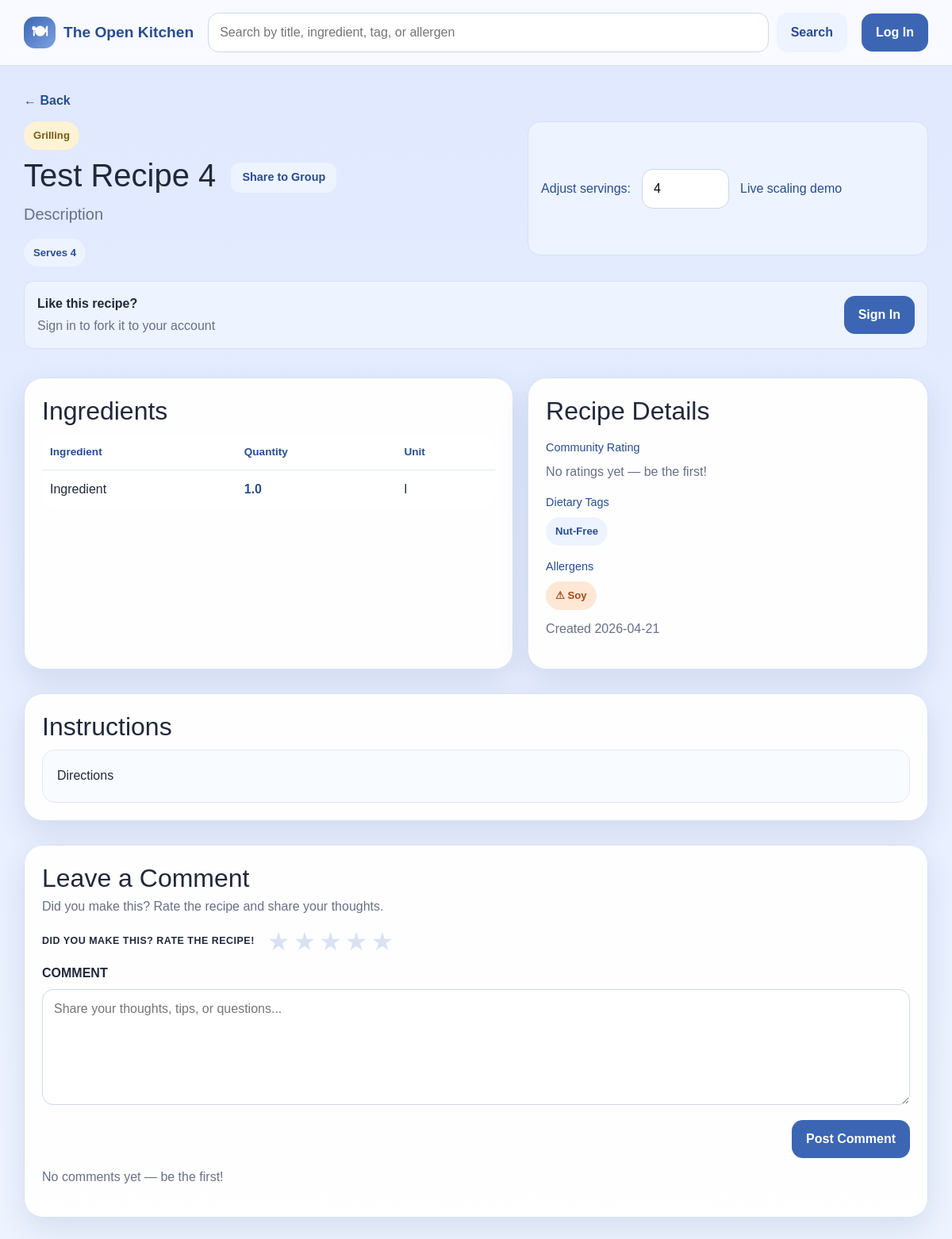
/recipe/10, run on an earlier commit of the app's database.
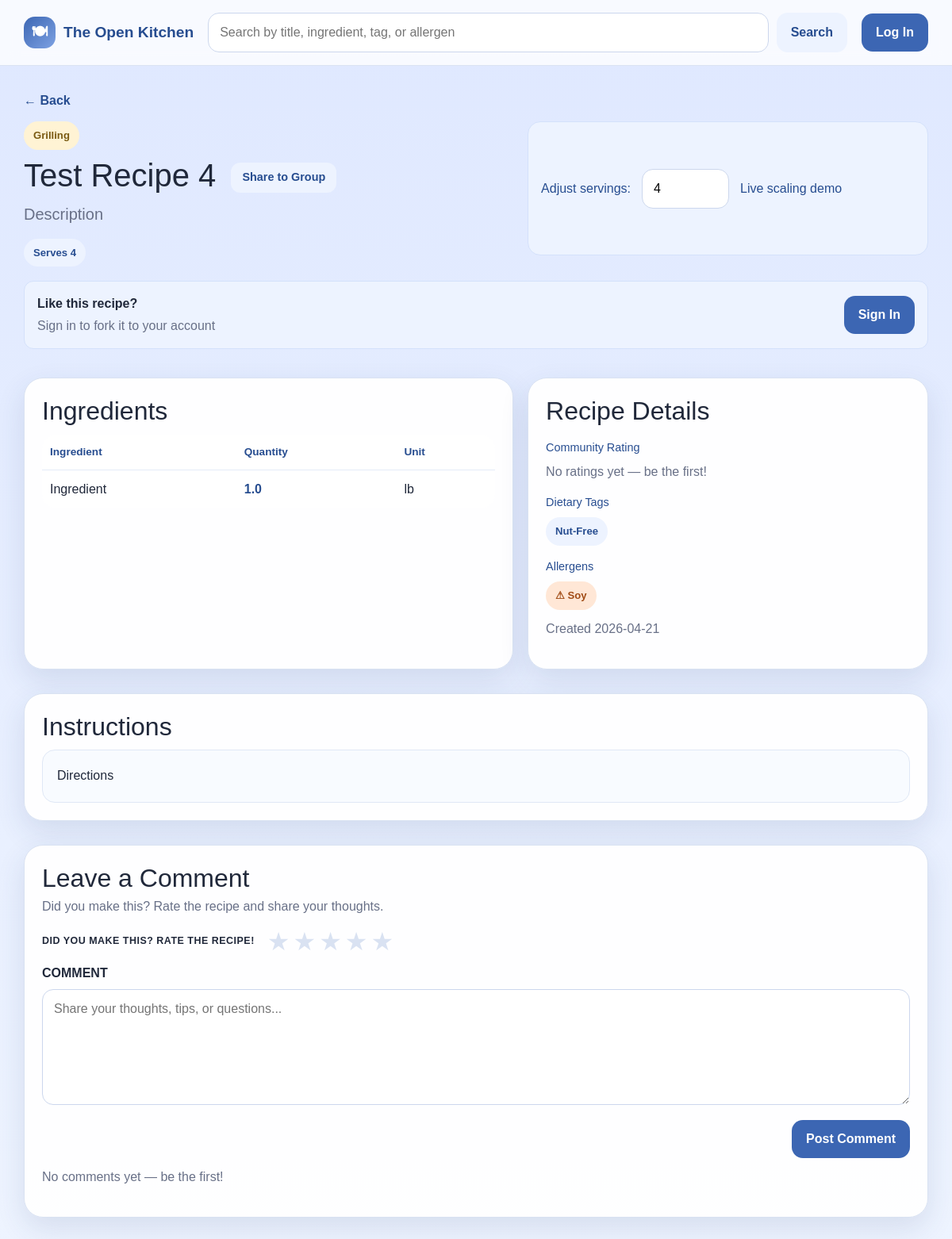
And on a later commit of the database.
### app/models.py (models this page shows, shortened)
class RecipeCategory(db.Model):
    __tablename__ = 'recipe_categories'
    id = db.Column(db.Integer, primary_key=True)
    recipeID = db.Column(db.Integer, db.ForeignKey('recipes.id'), nullable=False)
    categoryID = db.Column(db.Integer, db.ForeignKey('categories.id'), nullable=False)
    category = db.relationship('Category', backref='recipe_categories')

class Category(db.Model):
    __tablename__ = 'categories'
    id = db.Column(db.Integer, primary_key=True)
    name = db.Column(db.String(32), unique=True, nullable=False)

class Recipe(db.Model):
    __tablename__ = 'recipes'
    id = db.Column(db.Integer, primary_key=True)
    authorID = db.Column(db.Integer, db.ForeignKey('users.id'), nullable=False)
    title = db.Column(db.String(150), nullable=False)
    description = db.Column(db.Text, nullable=True)
    instructions = db.Column(db.Text, nullable=False)
    forkedFrom = db.Column(db.Integer, db.ForeignKey('recipes.id'), nullable=True)
    baseServings = db.Column(db.Integer, nullable=False)
    prepTime = db.Column(db.Integer, nullable=True)
    cookTime = db.Column(db.Integer, nullable=True)
    dateCreated = db.Column(db.DateTime, nullable=False, default=datetime.now)
    ingredients = db.relationship('Ingredient', backref='recipe', lazy=True, cascade='all, delete-orphan')
    categories = db.relationship('RecipeCategory', backref='recipe', lazy=True, cascade='all, delete-orphan')
    dietary_tags = db.relationship('RecipeDietaryTag', backref='recipe', lazy=True, cascade='all, delete-orphan')
    allergens = db.relationship('RecipeAllergen', backref='recipe', lazy=True, cascade='all, delete-orphan')

class Ingredient(db.Model):
    __tablename__ = 'ingredients'
    id = db.Column(db.Integer, primary_key=True)
    recipeID = db.Column(db.Integer, db.ForeignKey('recipes.id'), nullable=False)
    unitID = db.Column(db.Integer, db.ForeignKey('measurement_units.id'), nullable=False)
    name = db.Column(db.String(32), nullable=False)
    quantity = db.Column(db.Float, nullable=False)

class MeasurementUnit(db.Model):
    __tablename__ = 'measurement_units'
    id = db.Column(db.Integer, primary_key=True)
    name = db.Column(db.String(32), unique=True, nullable=False)
    abbreviation = db.Column(db.String(32), unique=True, nullable=False)
    system = db.Column(db.String(32), nullable=False)
    isActive = db.Column(db.Boolean, default=True)
    ingredients = db.relationship('Ingredient', backref='unit', lazy=True)

class RecipeDietaryTag(db.Model):
    __tablename__ = 'recipe_dietary_tags'
    id = db.Column(db.Integer, primary_key=True)
    recipeID = db.Column(db.Integer, db.ForeignKey('recipes.id'), nullable=False)
    dietaryTagID = db.Column(db.Integer, db.ForeignKey('dietary_tags.id'), nullable=False)
    dietaryTag = db.relationship('DietaryTag', backref='recipe_dietary_tags')

class DietaryTag(db.Model):
    __tablename__ = 'dietary_tags'
    id = db.Column(db.Integer, primary_key=True)
    name = db.Column(db.String(32), unique=True, nullable=False)

class RecipeAllergen(db.Model):
    __tablename__ = 'recipe_allergens'
    id = db.Column(db.Integer, primary_key=True)
    recipeID = db.Column(db.Integer, db.ForeignKey('recipes.id'), nullable=False)
    allergenID = db.Column(db.Integer, db.ForeignKey('allergens.id'), nullable=False)
    allergen = db.relationship('Allergen', backref='recipe_allergens')

class Allergen(db.Model):
    __tablename__ = 'allergens'
    id = db.Column(db.Integer, primary_key=True)
    name = db.Column(db.String(32), unique=True, nullable=False)

### app/routes.py (the view)
@app.route('/recipe/<int:recipe_id>')
def view_recipe(recipe_id):
    uid = current_user_id()
    user = get_current_user()
    recipe = Recipe.query.get_or_404(recipe_id)
    ingredients = Ingredient.query.filter_by(recipeID=recipe_id).all()
    categories = RecipeCategory.query.filter_by(recipeID=recipe_id).all()
    dietary_tags = RecipeDietaryTag.query.filter_by(recipeID=recipe_id).all()
    allergens = RecipeAllergen.query.filter_by(recipeID=recipe_id).all()
    avg_rating, rating_count = _get_avg_rating(recipe_id)
    user_rating = Rating.query.filter_by(recipeID=recipe_id, userID=uid).first() if uid else None
    is_saved = False
    if uid:
        is_saved = SavedRecipe.query.filter_by(userID=uid, recipeID=recipe_id).first() is not None
    sort = request.args.get('sort', 'newest')
    order = Comment.dateCreated.asc() if sort == 'oldest' else Comment.dateCreated.desc()
    comments = Comment.query.filter_by(recipeID=recipe_id).order_by(order).all()
    for c in comments:
        c.author_name = _comment_author(c)
    notifications = _get_notifications()
    has_unread = any(not n.isRead for n in notifications)
    toast_notif = None
    toast_id = session.pop('toast_notification_id', None)
    if toast_id:
        toast_notif = Notification.query.get(toast_id)
    memberships = GroupMember.query.filter_by(userID=uid).all() if uid else []
    return render_template(
        'view_recipe.html',
        recipe=recipe,
        current_user=user,
        ingredients=ingredients,
        categories=categories,
        dietary_tags=dietary_tags,
        allergens=allergens,
        avg_rating=avg_rating,
        rating_count=rating_count,
        user_rating=user_rating,
        is_saved=is_saved,
        comments=comments,
        sort=sort,
        notifications=notifications,
        has_unread=has_unread,
        toast_notif=toast_notif,
        memberships=memberships,
    )

### app/routes.py (called while the page is built)
def get_current_user():
    if 'user_id' in session:
        return User.query.get(session['user_id'])
    return None

def current_user_id():
    return session.get('user_id')

def _get_avg_rating(recipe_id):
    result = db.session.query(func.avg(Rating.stars), func.count(Rating.id)).filter_by(recipeID=recipe_id).one()
    avg = round(result[0], 1) if result[0] else None
    count = result[1]
    return avg, count

def _get_notifications():
    uid = current_user_id()
    if uid is None:
        return []
    return Notification.query.filter_by(userID=uid).order_by(Notification.dateCreated.desc()).all()

### app/templates/view_recipe.html (shortened to what this page needs)
{% extends "base.html" %}
{% block content %}
<a href="javascript:void(0)" onclick="goBack()" class="back-link">← Back</a>
<section class="recipe-view-shell">
    <div class="recipe-hero">
        <div>
            <div class="pill-row push-bottom-small">
                {% for rc in categories %}
                <span class="mini-pill">{{ rc.category.name }}</span>
                {% endfor %}
            </div>
            <h1>
                {{ recipe.title }}
                <button type="button" class="btn btn-secondary btn-sm ms-2"
                        data-bs-toggle="modal" data-bs-target="#shareToGroupModal">
                    Share to Group
                </button>
            </h1>
            <p class="lead">{{ recipe.description or 'A saved Open Kitchen recipe.' }}</p>
            <div class="pill-row push-top-small">
                <span class="pill">Serves {{ recipe.baseServings }}</span>
            </div>
        </div>
        <div class="scale-preview-box compact-view">
            <label for="adjustServings">Adjust servings:</label>
            <input type="number" id="adjustServings" min="1" value="{{ recipe.baseServings }}" oninput="scaleIngredients(this.value)">
            <span>Live scaling demo</span>
        </div>
    </div>
    {% if current_user and current_user.id != recipe.authorID %}
    <div style="margin-bottom: 18px; padding: 16px; background: #edf3ff; border: 1px solid #d4e1fb; border-radius: var(--radius-sm); display: flex; align-items: center; justify-content: space-between; gap: 16px;">
        <div>
            <p style="margin: 0; color: var(--text); font-weight: 600;">Like this recipe?</p>
            <p class="muted-small" style="margin: 4px 0 0 0;">Fork it to your account and customize it, or save it to your profile</p>
        </div>
        <div style="display: flex; gap: 10px;">
            <form method="POST" action="{{ url_for('fork_recipe', recipe_id=recipe.id) }}" style="margin: 0;">
                <button type="submit" class="btn btn-primary">Fork Recipe</button>
            </form>
            <form method="POST" action="{{ url_for('save_recipe', recipe_id=recipe.id) }}" style="margin: 0;">
                <button type="submit" class="btn {% if is_saved %}btn-secondary{% else %}btn-light{% endif %}" style="{% if is_saved %}background: #d4ffd4; color: #166b16; border: 1px solid #b1f1b1;{% endif %}">
                    {% if is_saved %}Saved{% else %}Save{% endif %}
                </button>
            </form>
        </div>
    </div>
    {% elif not current_user %}
    <div style="margin-bottom: 18px; padding: 16px; background: #edf3ff; border: 1px solid #d4e1fb; border-radius: var(--radius-sm); display: flex; align-items: center; justify-content: space-between; gap: 16px;">
        <div>
            <p style="margin: 0; color: var(--text); font-weight: 600;">Like this recipe?</p>
            <p class="muted-small" style="margin: 4px 0 0 0;">Sign in to fork it to your account</p>
        </div>
        <a href="{{ url_for('login') }}" class="btn btn-primary">Sign In</a>
    </div>
    {% endif %}
    <div class="content-grid">
        <article class="panel-card" id="ingredients-section">
            <h2>Ingredients</h2>
            <table class="ingredient-table view-mode">
                <thead>
                    <tr>
                        <th>Ingredient</th>
                        <th>Quantity</th>
                        <th>Unit</th>
                    </tr>
                </thead>
                <tbody>
                    {% for ing in ingredients %}
                    <tr>
                        <td>{{ ing.name }}</td>
                        <td><span class="scaled-qty" data-base="{{ ing.quantity }}">{{ ing.quantity }}</span></td>
                        <td>{{ ing.unit.abbreviation }}</td>
                    </tr>
                    {% endfor %}
                </tbody>
            </table>
        </article>
        <article class="panel-card">
            <h2>Recipe Details</h2>
            <h3 class="tiny-heading">Community Rating</h3>
            <div class="avg-rating-display">
                {% if avg_rating %}
                    <div class="star-display" aria-label="{{ avg_rating }} out of 5 stars">
                        {% for i in range(1, 6) %}
                            {% if i <= avg_rating|round(0, 'floor')|int %}
                                <span class="star filled">★</span>
                            {% elif i - 0.5 <= avg_rating %}
                                <span class="star half">★</span>
                            {% else %}
                                <span class="star empty">★</span>
                            {% endif %}
                        {% endfor %}
                    </div>
                    <span class="avg-score">{{ avg_rating }}<span class="muted-small"> / 5 ({{ rating_count }} rating{{ 's' if rating_count != 1 }})</span></span>
                {% else %}
                    <span class="muted-small">No ratings yet — be the first!</span>
                {% endif %}
            </div>
            {% if dietary_tags %}
            <h3 class="tiny-heading">Dietary Tags</h3>
            <div class="pill-row push-bottom-small">
                {% for dt in dietary_tags %}
                <span class="pill">{{ dt.dietaryTag.name }}</span>
                {% endfor %}
            </div>
            {% endif %}
            {% if allergens %}
            <h3 class="tiny-heading">Allergens</h3>
            <div class="pill-row">
                {% for ra in allergens %}
                <span class="pill allergen-pill">⚠ {{ ra.allergen.name }}</span>
                {% endfor %}
            </div>
            {% endif %}
            <p class="muted-small push-top">Created {{ recipe.dateCreated.strftime('%Y-%m-%d') }}</p>
        </article>
    </div>
    <article class="panel-card push-top" id="instructions-section">
        <h2>Instructions</h2>
        <div class="instructions-box">{{ recipe.instructions }}</div>
    </article>
    <article class="panel-card push-top" id="comments-section">
        <div class="leave-comment-wrap">
            <h2>Leave a Comment</h2>
            <p class="muted-small">Did you make this? Rate the recipe and share your thoughts.</p>
            <form method="POST" action="{{ url_for('post_comment', recipe_id=recipe.id) }}">
                <div class="leave-comment-rating-row">
                    <span class="leave-comment-rate-label">DID YOU MAKE THIS? RATE THE RECIPE!</span>
                    <div class="star-picker" id="starPicker">
                        {% for i in range(1, 6) %}
                        <label class="star-label" title="{{ i }} star{{ 's' if i != 1 }}">
                            <span class="star-icon {% if user_rating and i <= user_rating.stars %}active{% endif %}">★</span>
                        </label>
                        {% endfor %}
                    </div>
                </div>
                <div class="field-block push-top">
                    <label for="commentText">COMMENT</label>
                    <textarea id="commentText" name="content" rows="5" placeholder="Share your thoughts, tips, or questions..."></textarea>
                </div>
                <div class="comment-form-actions push-top">
                    <button type="submit" class="btn btn-primary">Post Comment</button>
                </div>
            </form>
        </div>
        {% if comments %}
        <div class="comments-divider"></div>
        <div class="comments-header">
            <h3>{{ comments|length }} Comment{{ 's' if comments|length != 1 }}</h3>
            <div class="sort-control">
                <label for="sortComments">Sort:</label>
                <select id="sortComments" onchange="window.location = '?sort=' + this.value + '#comments-section'">
                    <option value="newest" {% if sort == 'newest' %}selected{% endif %}>Newest First</option>
                    <option value="oldest" {% if sort == 'oldest' %}selected{% endif %}>Oldest First</option>
                </select>
            </div>
        </div>
        <div class="comments-list">
            {% for comment in comments %}
            <div class="comment-item">
                <div class="comment-meta">
                    <span class="comment-author">{{ comment.author_name }}</span>
                    <span class="comment-date">{{ comment.dateCreated.strftime('%b %d, %Y at %I:%M %p') }}</span>
                </div>
                <p class="comment-body">{{ comment.content }}</p>
            </div>
            {% endfor %}
        </div>
        {% else %}
        <p class="muted-small push-top">No comments yet — be the first!</p>
        {% endif %}
    </article>
</section>
{% endblock %}

### app/templates/base.html (shortened to what this page needs)
<!DOCTYPE html>
<html lang="en">
<head>
    <link href="https://cdn.jsdelivr.net/npm/bootstrap@5.3.3/dist/css/bootstrap.min.css" rel="stylesheet">
    <link rel="stylesheet" href="{{ url_for('static', filename='style.css') }}">
</head>
<body>
    <header class="site-header">
        <div class="container nav-wrap">
            <a class="brand" href="{{ url_for('dashboard') }}">
                <span class="brand-mark">🍽</span>
                <span>The Open Kitchen</span>
            </a>
            <form class="searchbar" action="{{ url_for('search') }}" method="get">
                <input type="text" name="q" placeholder="Search by title, ingredient, tag, or allergen"
                       value="{{ request.args.get('q', '') }}">
                <button type="submit" class="btn btn-secondary">Search</button>
            </form>
            <nav class="nav-links">
                {% if session.get('user_id') %}
                    <a href="{{ url_for('create_recipe') }}" class="btn btn-primary">+ Create Recipe</a>
                {% else %}
                    <a href="{{ url_for('login') }}" class="btn btn-primary">Log In</a>
                {% endif %}
            </nav>
        </div>
    </header>
    <main class="container page-shell">
        {% block content %}{% endblock %}
    </main>
    <div class="toast-container position-fixed top-0 end-0 p-3" style="z-index: 1100;" id="toastContainer"></div>
</body>
</html>

What changed in the data, as far as the page shows it:
changed Ingredient "Ingredient": unit.abbreviation "l" → "lb"
